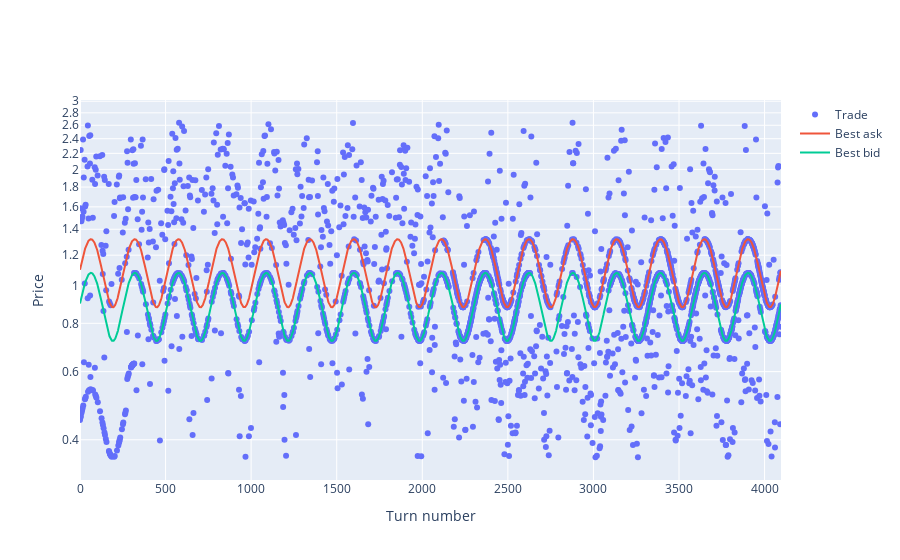

The cell this chart's notebook holds for it:
### Code cell
experiment.trades_plot(trader)

### Figure 1 — Plotly figure (JSON) as saved in the notebook; plotly's stock layout.template omitted (floating-point values rounded to 4 significant figures; data arrays with more than 128 entries replaced by an {"elided": "..."} marker saying what was removed)
{"data": [{"mode": "markers", "name": "Trade", "type": "scatter", "x": {"elided": "2530 int values"}, "y": {"elided": "2530 float values"}}, {"name": "Best ask", "type": "scatter", "y": {"elided": "4096 float values"}}, {"name": "Best bid", "type": "scatter", "y": {"elided": "4096 float values"}}], "layout": {"xaxis": {"range": [0, 4096], "title": {"text": "Turn number"}}, "yaxis": {"title": {"text": "Price"}, "type": "log"}}}
